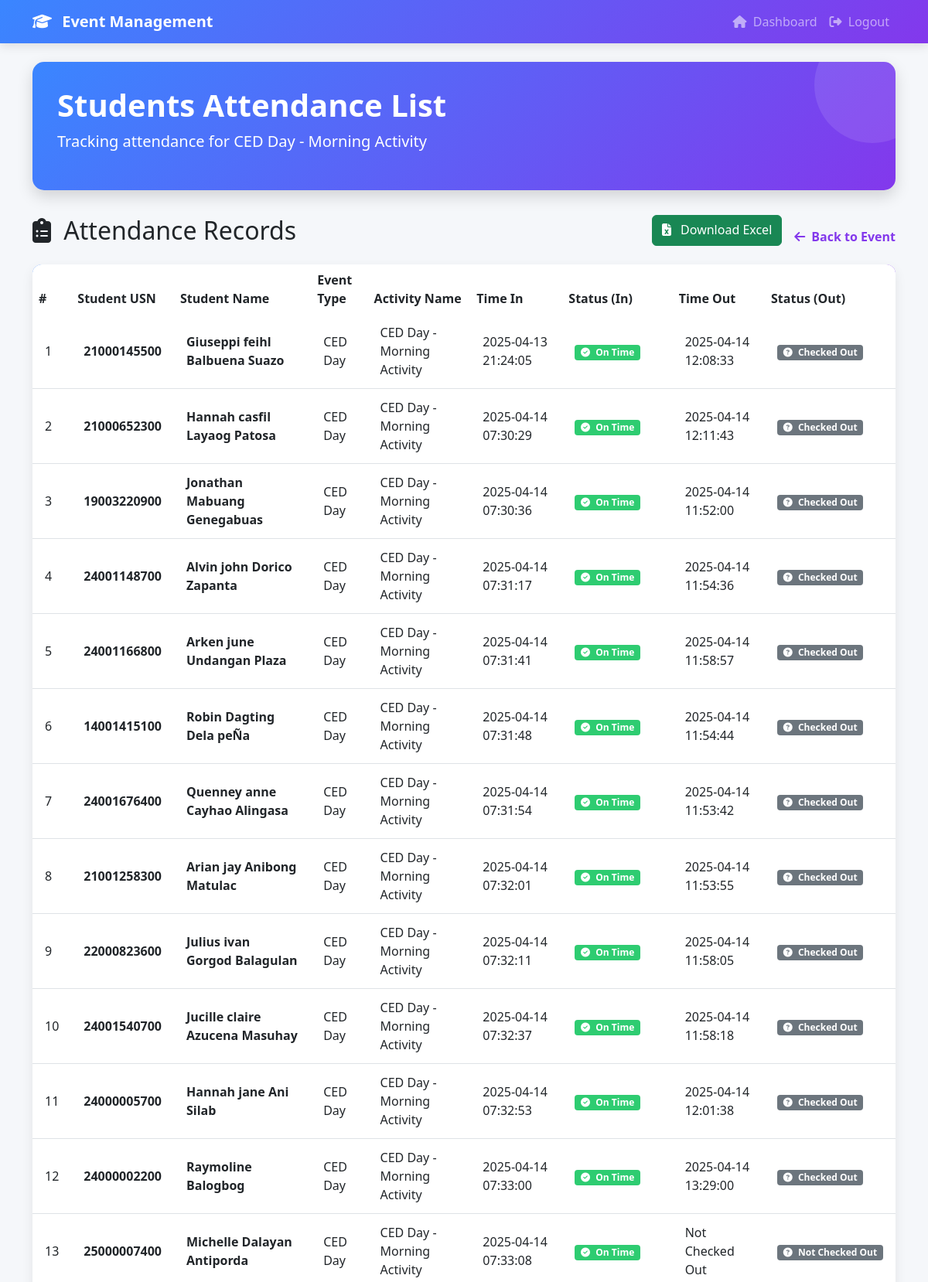
Page /view_students/event-1/activity-1 (upper part) on the committed database.
### tables this page shows
CREATE TABLE activity_tbl (
    id INTEGER PRIMARY KEY AUTOINCREMENT,
    event_type INTEGER NOT NULL,
    activity_name TEXT NOT NULL,
    start_datetime TEXT NOT NULL,
    end_datetime TEXT NOT NULL,
    created_by INTEGER,
    FOREIGN KEY (event_type) REFERENCES event_type_tbl(id),
    FOREIGN KEY (created_by) REFERENCES admin_tbl(id)
);

CREATE TABLE attendance_list_tbl (
    id INTEGER PRIMARY KEY AUTOINCREMENT,
    student_usn TEXT NOT NULL,
    event_type INTEGER NOT NULL,
    activity_id INTEGER NOT NULL,
    time_in_date_and_time TEXT NOT NULL,
    time_in_status TEXT NOT NULL,
    time_out_date_and_time TEXT NOT NULL,
    time_out_status TEXT NOT NULL,
    FOREIGN KEY (student_usn) REFERENCES students_tbl(usn),
    FOREIGN KEY (event_type) REFERENCES event_type_tbl(id),
    FOREIGN KEY (activity_id) REFERENCES activity_tbl(id)
);

CREATE TABLE students_tbl (
    id INTEGER PRIMARY KEY AUTOINCREMENT,
    lastname TEXT NOT NULL,
    firstname TEXT NOT NULL,
    middlename TEXT,
    usn TEXT UNIQUE NOT NULL,
    course TEXT NOT NULL,
    year TEXT NOT NULL,
    date_of_birth TEXT NOT NULL,
    password TEXT NOT NULL,
    profile_picture TEXT,
    approved_by INTEGER,
    FOREIGN KEY (approved_by) REFERENCES admin_tbl(id)
);

CREATE TABLE event_type_tbl (
    id INTEGER PRIMARY KEY AUTOINCREMENT,
    event_name TEXT NOT NULL,
    event_type TEXT NOT NULL,
    date_created TEXT NOT NULL,
    created_by INTEGER,
    FOREIGN KEY (created_by) REFERENCES admin_tbl(id)
);

### app.py (the view, shortened to what this page needs)
@app.route('/view_students/event-<int:event_id>/activity-<int:activity_id>', methods=['GET', 'POST'])
def view_students(event_id, activity_id):
    conn = get_db_connection()
    c = conn.cursor()
    c.execute(
        """
        SELECT a.activity_name, e.event_name
        FROM activity_tbl a
        JOIN event_type_tbl e ON a.event_type = e.id
        WHERE a.id = ? AND e.id = ?
        """,
        (activity_id, event_id)
    )
    result = c.fetchone()
    if not result:
        return jsonify({"error": "Event and Activity not found"}), 404
    activity = {"id": activity_id, "activity_name": result[0]}
    event = {"id": event_id, "event_name": result[1]}
    filter_type = ""
    filter_value = ""
    if request.method == 'POST':
        filter_type = request.form.get('filter_type', '')
        filter_value = request.form.get('filter_value', '')
    query = """
    SELECT
        students_tbl.usn,
        students_tbl.firstname || ' ' || students_tbl.middlename || ' ' || students_tbl.lastname AS student_name,
        event_type_tbl.event_name,
        activity_tbl.activity_name,
        attendance_list_tbl.time_in_date_and_time,
        attendance_list_tbl.time_in_status,
        attendance_list_tbl.time_out_date_and_time,
        attendance_list_tbl.time_out_status
    FROM attendance_list_tbl
    JOIN students_tbl ON attendance_list_tbl.student_usn = students_tbl.usn
    JOIN activity_tbl ON attendance_list_tbl.activity_id = activity_tbl.id
    JOIN event_type_tbl ON attendance_list_tbl.event_type = event_type_tbl.id
    WHERE attendance_list_tbl.event_type = ? AND attendance_list_tbl.activity_id = ?
    """
    params = [event_id, activity_id]
    c.execute(query, params)
    students = c.fetchall()
    conn.close()
    return render_template(
        'students_attendance.html',
        event=event,
        students=students,
        activity=activity,
        filter_type=filter_type,
        filter_value=filter_value
    )

### app.py (called while the page is built)
def get_db_connection():
    conn = sqlite3.connect('database/database.db')
    conn.row_factory = sqlite3.Row
    conn.execute("PRAGMA foreign_keys = ON;")
    return conn

### templates/students_attendance.html (shortened to what this page needs)
<!DOCTYPE html>
<html lang="en">
<head>
    <link rel="stylesheet" href="/static/bootstrap/css/bootstrap.min.css">
    <link rel="stylesheet" href="https://cdnjs.cloudflare.com/ajax/libs/font-awesome/6.4.0/css/all.min.css">
    <link rel="stylesheet" href="/static/bootstrap/css/all.min.css">
</head>
<body>
    <nav class="navbar navbar-expand-lg navbar-dark">
        <div class="container">
            <a class="navbar-brand" href="#">
                <i class="fas fa-graduation-cap me-2"></i>
                Event Management
            </a>
            <div class="collapse navbar-collapse" id="navbarNav">
                <ul class="navbar-nav ms-auto">
                    <li class="nav-item">
                        <a class="nav-link" href="/admin/dashboard">
                            <i class="fas fa-home me-1"></i> Dashboard
                        </a>
                    </li>
                    <li class="nav-item">
                        <a class="nav-link logout-link" href="{{ url_for('admin_logout') }}">
                            <i class="fas fa-sign-out-alt me-1"></i> Logout
                        </a>
                    </li>
                </ul>
            </div>
        </div>
    </nav>
    <div class="container mt-4 mb-5">
        <div class="header-section">
            <h1 class="display-6 fw-bold">Students Attendance List</h1>
            <p class="lead">Tracking attendance for {{ activity.activity_name if activity else 'this activity' }}</p>
        </div>
        <div class="page-title-section">
            <h2 class="mb-0">
                <i class="fas fa-clipboard-list me-2"></i> Attendance Records
            </h2>
            <div class="d-flex gap-3">
                <a href="{{ url_for('download_excel', event_type_id=event.id, activity_id=activity.id) }}" class="btn btn-success">
                    <i class="fas fa-file-excel me-2"></i> Download Excel
                </a>
                <a href="/events/{{ event.id }}" class="back-link">
                    <i class="fas fa-arrow-left"></i> Back to Event
                </a>
            </div>
        </div>
        {% if students %}
        <div class="attendance-table table-responsive">
            <table class="table table-hover">
                <thead>
                    <tr>
                        <th scope="col">#</th>
                        <th scope="col">Student USN</th>
                        <th scope="col">Student Name</th>
                        <th scope="col">Event Type</th>
                        <th scope="col">Activity Name</th>
                        <th scope="col">Time In</th>
                        <th scope="col">Status (In)</th>
                        <th scope="col">Time Out</th>
                        <th scope="col">Status (Out)</th>
                    </tr>
                </thead>
                <tbody>
                    {% for student in students %}
                    <tr>
                        <td>{{ loop.index }}</td>
                        <td><strong>{{ student[0] }}</strong></td>
                        <td><strong>{{ student[1] }}</strong></td>
                        <td>{{ student[2] }}</td>
                        <td>{{ student[3] }}</td>
                        <td>{{ student[4] }}</td>
                        <td>
                            {% if student[5] == 'On Time' %}
                                <span class="status-badge status-on-time">
                                    <i class="fas fa-check-circle me-1"></i> On Time
                                </span>
                            {% elif student[5] == '15 mins late' %}
                                <span class="status-badge status-late-15">
                                    <i class="fas fa-clock me-1"></i> 15 mins Late
                                </span>
                            {% elif student[5] == '30 mins late' %}
                                <span class="status-badge status-late-30">
                                    <i class="fas fa-clock me-1"></i> 30 mins Late
                                </span>
                            {% elif student[5] == 'LATE' %}
                                <span class="status-badge status-late">
                                    <i class="fas fa-clock me-1"></i> Late
                                </span>
                            {% elif student[5] == 'Absent' %}
                                <span class="status-badge status-absent">
                                    <i class="fas fa-times-circle me-1"></i> Absent
                                </span>
                            {% else %}
                                <span class="status-badge status-pending">
                                    <i class="fas fa-question-circle me-1"></i> {{ student[5] }}
                                </span>
                            {% endif %}
                        </td>
                        <td>{{ student[6] }}</td>
                        <td>
                            {% if student[7] == 'On Time' %}
                                <span class="status-badge status-on-time">
                                    <i class="fas fa-check-circle me-1"></i> On Time
                                </span>
                            {% elif student[7] == 'Early' %}
                                <span class="status-badge status-late">
                                    <i class="fas fa-clock me-1"></i> Early
                                </span>
                            {% elif student[7] == 'Absent' %}
                                <span class="status-badge status-absent">
                                    <i class="fas fa-times-circle me-1"></i> Absent
                                </span>
                            {% else %}
                                <span class="status-badge status-pending">
                                    <i class="fas fa-question-circle me-1"></i> {{ student[7] }}
                                </span>
                            {% endif %}
                        </td>
                    </tr>
                    {% endfor %}
                </tbody>
            </table>
        </div>
        {% else %}
        <div class="empty-state">
            <i class="fas fa-user-slash"></i>
            <h4>No Students Found</h4>
            <p class="text-muted">There are no attendance records for this event or activity.</p>
        </div>
        {% endif %}
    </div>
</body>
</html>

### templates/students_attendance.html (style rules this page uses)
:root { --primary-color: #3a86ff; --secondary-color: #8338ec; --accent-color: #ff006e; --light-bg: #f8f9fa; --dark-bg: #212529; --success-color: #2ecc71; --warning-color: #f39c12; --danger-color: #e74c3c; }
body { background-color: #f5f7fa; font-family: 'Segoe UI', Tahoma, Geneva, Verdana, sans-serif; }
.navbar { background: linear-gradient(135deg, var(--primary-color), var(--secondary-color)); box-shadow: 0 4px 12px rgba(0, 0, 0, 0.1); }
.navbar-brand { font-weight: 700; color: white !important; }
.header-section { background: linear-gradient(135deg, var(--primary-color), var(--secondary-color)); color: white; padding: 2rem; border-radius: 15px; margin-bottom: 2rem; box-shadow: 0 8px 20px rgba(0, 0, 0, 0.15); position: relative; overflow: hidden; }
.header-section::before { content: ''; position: absolute; top: 0; right: 0; width: 150px; height: 150px; background: rgba(255, 255, 255, 0.1); border-radius: 50%; transform: translate(30%, -30%); }
.attendance-table { background-color: white; border-radius: 12px; box-shadow: 0 6px 15px rgba(0, 0, 0, 0.08); overflow: hidden; }
.table { margin-bottom: 0; }
.table thead { background: linear-gradient(135deg, var(--primary-color), var(--secondary-color)); color: white; }
.table thead th { border-bottom: none; font-weight: 600; }
.table td { padding: 0.75rem 1rem; vertical-align: middle; }
.status-badge { display: inline-block; padding: 0.35em 0.65em; font-size: 0.75em; font-weight: 700; line-height: 1; text-align: center; white-space: nowrap; vertical-align: baseline; border-radius: 0.25rem; }
.status-on-time { background-color: var(--success-color); color: white; }
.status-pending { background-color: #6c757d; color: white; }
.back-link { display: inline-flex; align-items: center; text-decoration: none; color: var(--secondary-color); font-weight: 600; transition: all 0.2s ease; margin-top: 1rem; }
.back-link i { margin-right: 0.5rem; }
.page-title-section { display: flex; justify-content: space-between; align-items: center; margin-bottom: 1.5rem; }

### rows in the picture
activity_tbl: activity_name "CED Day - Morning Activity"
attendance_list_tbl: usn "21000145500", student "Giuseppi feihl Balbuena Suazo", event_name "CED Day", activity_name "CED Day - Morning Activity", time_in_date_and_time "2025-04-13 21:24:05", time_in_status "On Time" (drawn), time_out_date_and_time "2025-04-14 12:08:33", time_out_status "Checked Out"
attendance_list_tbl: usn "21000652300", student "Hannah casfil Layaog Patosa", event_name "CED Day", activity_name "CED Day - Morning Activity", time_in_date_and_time "2025-04-14 07:30:29", time_in_status "On Time" (drawn), time_out_date_and_time "2025-04-14 12:11:43", time_out_status "Checked Out"
attendance_list_tbl: usn "19003220900", student "Jonathan Mabuang Genegabuas", event_name "CED Day", activity_name "CED Day - Morning Activity", time_in_date_and_time "2025-04-14 07:30:36", time_in_status "On Time" (drawn), time_out_date_and_time "2025-04-14 11:52:00", time_out_status "Checked Out"
attendance_list_tbl: usn "24001148700", student "Alvin john Dorico Zapanta", event_name "CED Day", activity_name "CED Day - Morning Activity", time_in_date_and_time "2025-04-14 07:31:17", time_in_status "On Time" (drawn), time_out_date_and_time "2025-04-14 11:54:36", time_out_status "Checked Out"
attendance_list_tbl: usn "24001166800", student "Arken june Undangan Plaza", event_name "CED Day", activity_name "CED Day - Morning Activity", time_in_date_and_time "2025-04-14 07:31:41", time_in_status "On Time" (drawn), time_out_date_and_time "2025-04-14 11:58:57", time_out_status "Checked Out"
attendance_list_tbl: usn "14001415100", student "Robin Dagting Dela peÑa", event_name "CED Day", activity_name "CED Day - Morning Activity", time_in_date_and_time "2025-04-14 07:31:48", time_in_status "On Time" (drawn), time_out_date_and_time "2025-04-14 11:54:44", time_out_status "Checked Out"
attendance_list_tbl: usn "24001676400", student "Quenney anne Cayhao Alingasa", event_name "CED Day", activity_name "CED Day - Morning Activity", time_in_date_and_time "2025-04-14 07:31:54", time_in_status "On Time" (drawn), time_out_date_and_time "2025-04-14 11:53:42", time_out_status "Checked Out"
attendance_list_tbl: usn "21001258300", student "Arian jay Anibong Matulac", event_name "CED Day", activity_name "CED Day - Morning Activity", time_in_date_and_time "2025-04-14 07:32:01", time_in_status "On Time" (drawn), time_out_date_and_time "2025-04-14 11:53:55", time_out_status "Checked Out"
attendance_list_tbl: usn "22000823600", student "Julius ivan Gorgod Balagulan", event_name "CED Day", activity_name "CED Day - Morning Activity", time_in_date_and_time "2025-04-14 07:32:11", time_in_status "On Time" (drawn), time_out_date_and_time "2025-04-14 11:58:05", time_out_status "Checked Out"
attendance_list_tbl: usn "24001540700", student "Jucille claire Azucena Masuhay", event_name "CED Day", activity_name "CED Day - Morning Activity", time_in_date_and_time "2025-04-14 07:32:37", time_in_status "On Time" (drawn), time_out_date_and_time "2025-04-14 11:58:18", time_out_status "Checked Out"
attendance_list_tbl: usn "24000005700", student "Hannah jane Ani Silab", event_name "CED Day", activity_name "CED Day - Morning Activity", time_in_date_and_time "2025-04-14 07:32:53", time_in_status "On Time" (drawn), time_out_date_and_time "2025-04-14 12:01:38", time_out_status "Checked Out"
attendance_list_tbl: usn "24000002200", student "Raymoline Balogbog", event_name "CED Day", activity_name "CED Day - Morning Activity", time_in_date_and_time "2025-04-14 07:33:00", time_in_status "On Time" (drawn), time_out_date_and_time "2025-04-14 13:29:00", time_out_status "Checked Out"
attendance_list_tbl: usn "25000007400", student "Michelle Dalayan Antiporda", event_name "CED Day", activity_name "CED Day - Morning Activity", time_in_date_and_time "2025-04-14 07:33:08", time_in_status "On Time" (drawn), time_out_date_and_time "Not Checked Out", time_out_status "Not Checked Out"
